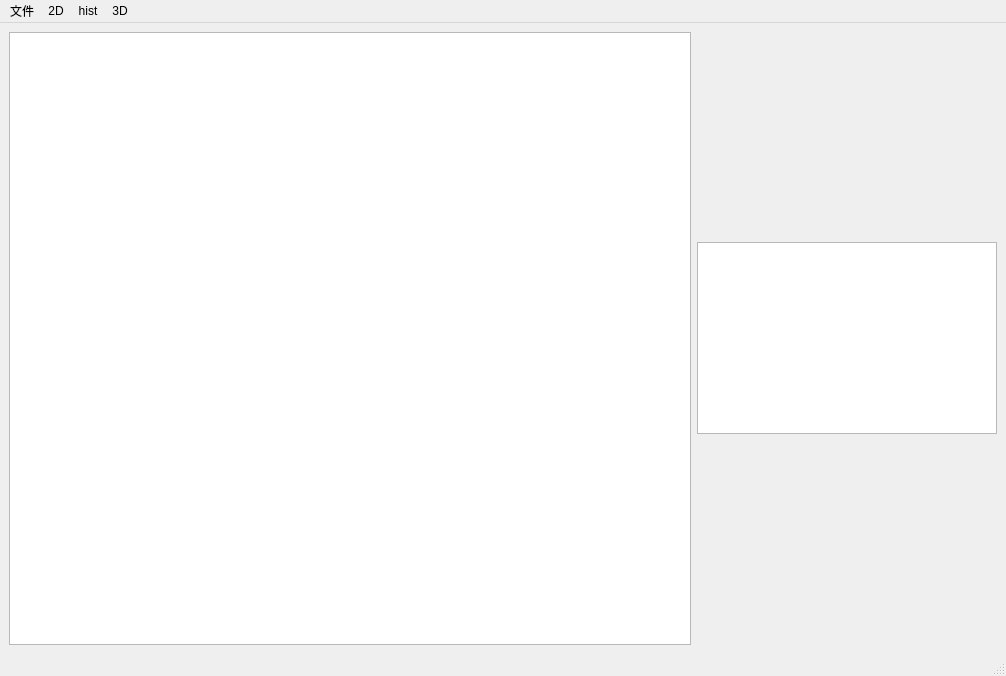
<?xml version="1.0" encoding="UTF-8"?>
<ui version="4.0">
 <class>MainWindow</class>
 <widget class="QMainWindow" name="MainWindow">
  <property name="geometry">
   <rect>
    <x>0</x>
    <y>0</y>
    <width>1006</width>
    <height>676</height>
   </rect>
  </property>
  <property name="windowTitle">
   <string>MainWindow</string>
  </property>
  <widget class="QWidget" name="centralwidget">
   <layout class="QGridLayout" name="gridLayout">
    <item row="0" column="0">
     <widget class="QGraphicsView" name="graphicsView_mid">
      <property name="sizePolicy">
       <sizepolicy hsizetype="Expanding" vsizetype="Expanding">
        <horstretch>0</horstretch>
        <verstretch>0</verstretch>
       </sizepolicy>
      </property>
     </widget>
    </item>
    <item row="0" column="1">
     <layout class="QVBoxLayout" name="verticalLayout">
      <item>
       <widget class="QGraphicsView" name="graphicsView_R">
        <property name="sizePolicy">
         <sizepolicy hsizetype="Preferred" vsizetype="Fixed">
          <horstretch>0</horstretch>
          <verstretch>0</verstretch>
         </sizepolicy>
        </property>
        <property name="minimumSize">
         <size>
          <width>300</width>
          <height>0</height>
         </size>
        </property>
        <property name="baseSize">
         <size>
          <width>0</width>
          <height>0</height>
         </size>
        </property>
       </widget>
      </item>
     </layout>
    </item>
   </layout>
  </widget>
  <widget class="QMenuBar" name="menubar">
   <property name="geometry">
    <rect>
     <x>0</x>
     <y>0</y>
     <width>1006</width>
     <height>22</height>
    </rect>
   </property>
   <widget class="QMenu" name="menu">
    <property name="title">
     <string>文件</string>
    </property>
    <addaction name="actionOpen"/>
   </widget>
   <widget class="QMenu" name="menu_2">
    <property name="title">
     <string>2D</string>
    </property>
    <addaction name="actionDEM"/>
    <addaction name="actionSlope"/>
    <addaction name="actionAspect"/>
   </widget>
   <widget class="QMenu" name="menuhist">
    <property name="title">
     <string>hist</string>
    </property>
    <addaction name="actionDEM_2"/>
    <addaction name="actionSlope_2"/>
    <addaction name="actionAspect_2"/>
   </widget>
   <widget class="QMenu" name="menu3D">
    <property name="title">
     <string>3D</string>
    </property>
    <addaction name="actionDEM_3"/>
    <addaction name="actionSllope"/>
    <addaction name="actionAspect_3"/>
   </widget>
   <addaction name="menu"/>
   <addaction name="menu_2"/>
   <addaction name="menuhist"/>
   <addaction name="menu3D"/>
  </widget>
  <widget class="QStatusBar" name="statusbar"/>
  <action name="actionOpen">
   <property name="text">
    <string>Open</string>
   </property>
  </action>
  <action name="actionSlope">
   <property name="text">
    <string>Slope</string>
   </property>
  </action>
  <action name="actionAspect">
   <property name="text">
    <string>Aspect</string>
   </property>
  </action>
  <action name="actionHist">
   <property name="text">
    <string>Hist</string>
   </property>
  </action>
  <action name="actionDEM">
   <property name="text">
    <string>DEM</string>
   </property>
  </action>
  <action name="actionDEM_2">
   <property name="text">
    <string>DEM</string>
   </property>
  </action>
  <action name="actionSlope_2">
   <property name="text">
    <string>Slope</string>
   </property>
  </action>
  <action name="actionAspect_2">
   <property name="text">
    <string>Aspect</string>
   </property>
  </action>
  <action name="actionDEM_3">
   <property name="text">
    <string>DEM</string>
   </property>
  </action>
  <action name="actionSllope">
   <property name="text">
    <string>Slope</string>
   </property>
  </action>
  <action name="actionAspect_3">
   <property name="text">
    <string>Aspect</string>
   </property>
  </action>
 </widget>
 <resources/>
 <connections/>
</ui>
